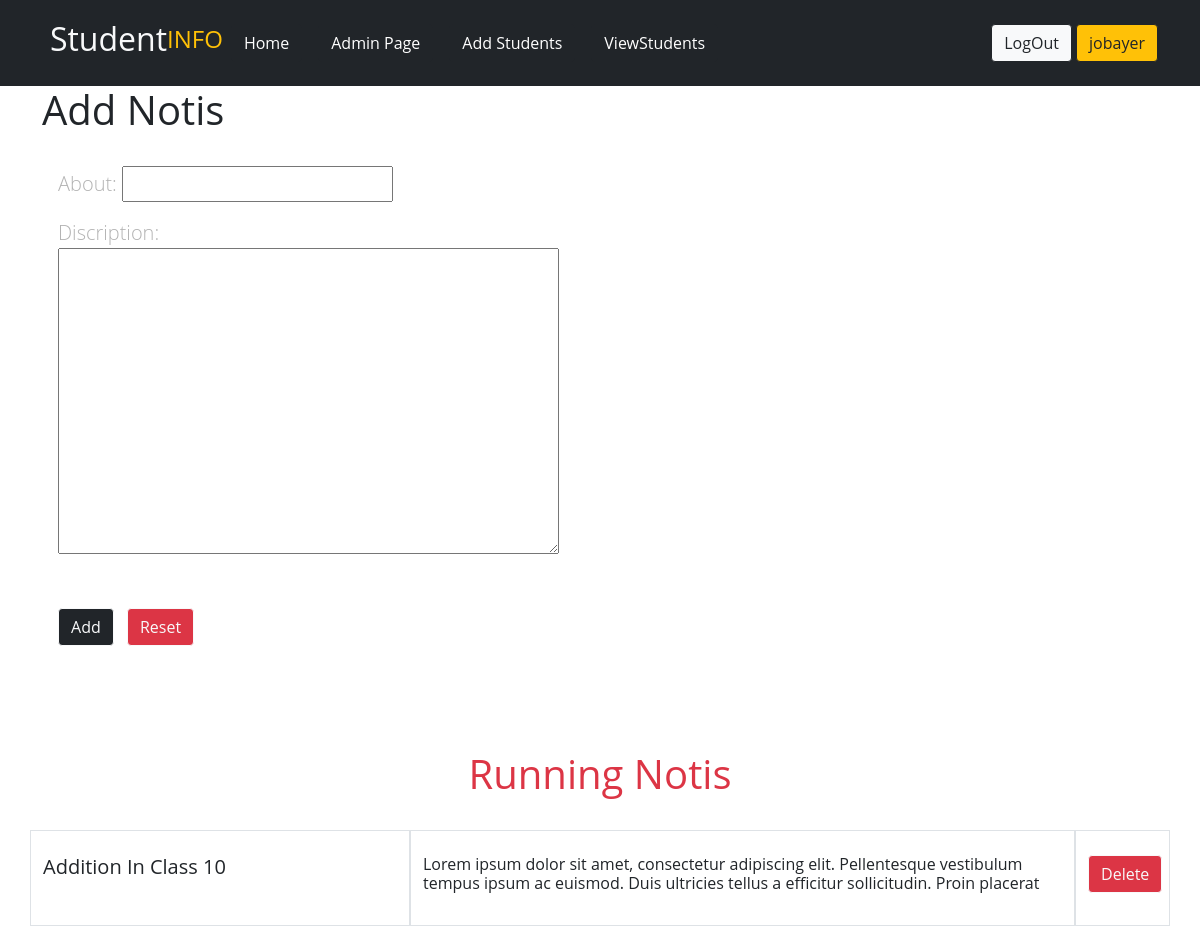
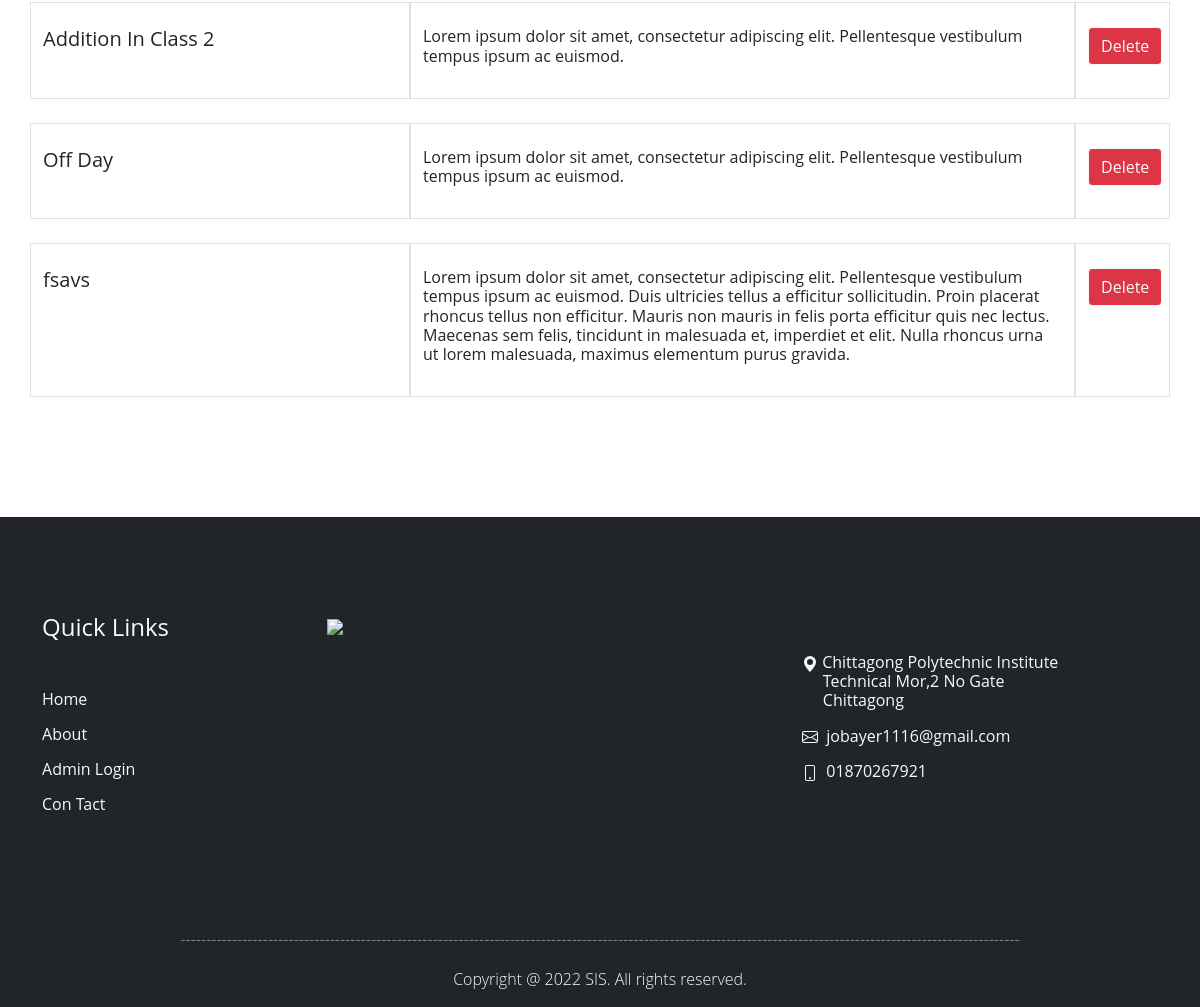
Screenshot of /Add_notis (signed in) with the database file from the repository (2 pictures, top to bottom).
### StudentApp/models.py (models this page shows)
class Notis(models.Model):
    Id = models.AutoField(primary_key=True)
    About = models.CharField(max_length=50)
    Discription = models.TextField(max_length=2000)
    class Meta:
        db_table = 'Notis'

### StudentApp/views.py (the view)
# urls.py: path('Add_notis',views.Add_notis),
def Add_notis(request):
    form = NotisForm
    data = Notis.objects.all()
    Userdata = User.objects.get(id=request.session['id'])
    if request.method == 'POST':
        data = NotisForm(request.POST, request.FILES)
        data.save()
    return render(request,'Add_notis.html',{'form': form,'data':data,'Userdata':Userdata})

### StudentApp/templates/Add_notis.html (shortened to what this page needs)
<!DOCTYPE html>
<html lang="en">
<head>
    {% load static %}
    <link href="{% static 'css/bootstrap.min.css' %}" rel="stylesheet">
    <link href="{% static 'css/style.css' %}" rel="stylesheet">
</head>
<body>
<header class="p-3 bg-dark text-white">
    <div class="container " >
      <div class="d-flex flex-wrap align-items-center justify-content-center justify-content-lg-start">
        <a href="/" class="d-flex align-items-center mb-2 mb-lg-0 text-white text-decoration-none">
          <svg class="bi me-md-2" width="0" height="0" role="img" aria-label="Bootstrap">
              <h2 class="text text-light">Student</h2><h4 class="text text-warning">INFO</h4>
          </svg>
        </a>
        <ul class="nav col-12 col-lg-auto me-lg-auto mb-0 justify-content-center mb-md-0" style="text-align: center">
          <li><a href="/" class="nav-link px-2 text-light"><button class="btn btn-dark">Home</button></a></li>
          <li><a href="/Admin_Page" class="nav-link px-2 text-white"><button class="btn btn-dark">Admin Page</button></a></li>
          <li><a href="/Add_Students" class="nav-link px-2 text-white"><button class="btn btn-dark">Add Students</button></a></li>
            <li><a href="/View_Students" class="nav-link px-2 text-white"><button class="btn btn-dark">ViewStudents</button></a></li>
        </ul>
        <div class="text-end">
            <a href="/logout"><button type="button" class="btn btn-outline-dark btn-light">LogOut</button></a>
          <a href="/User_pro"><button type="button" class="btn btn-outline-dark btn-warning">{{ Userdata.username }}</button></a>
        </div>
      </div>
    </div>
</header>
<div class="container">
    <div class="row">
        <div class="col-md-6">
            <h1 class="">Add Notis</h1>
            <form action="" method="POST" enctype="multipart/form-data" class="form-control-lg ">
             <p>{{ form.as_p }}</p><br>
              <button class="btn btn-outline-light me-2 btn-dark" value="Save" type="submit">Add</button>
              <button class="btn btn-outline-light me-2 btn-danger" value="reset" type="reset">Reset</button>
            </form>
        </div>
    </div>
</div>
<br>
    <br>
    <br>
    <br>
<div class="container">
    <div class="row">
        <div class="col-md-12">
            <center><h1 class="text-danger">Running Notis</h1></center><br>
        </div>
    </div>
{% for i in data %}
    <div class="row">
        <div class="col-md-4 border "><br>
                <h5>{{ i.About }}</h5><br>
        </div>
        <div class="col-md-7 border "><br>
                <h6>{{ i.Discription }}</h6><br>
        </div>
        <div class="col-md-1 border"><br>
                  <a href="/del_notis/{{ i.Id }}">
                <button type="submit" value="Delete" class="btn btn-outline-light btn-danger align-content-center" >Delete</button>
            </a>
        </div>
    </div>
<br>
{% endfor %}
</div>
<br>
    <br>
    <br>
    <br>
<footer>
<div class="bg-dark" >
    <br><br> <br><br>
    <div class="container" >
        <div class="row">
            <div class="col-md-3">
                <h4 class="text-light">Quick Links</h4>
                <br>
                <a href="/"><p ><h6 class="text-light">Home</h6></p></a>
                <a href="/About_Us"><p ><h6 class="text-light">About</h6></p></a>
                <a href="/login"><p > <h6 class="text-light">Admin Login</h6></p></a>
                <a href="/Contact_Us"><p > <h6 class="text-light">Con Tact</h6></p></a>
            </div>
            <div class="col-md-5" >
                <img src="{% static 'img/img3.png' %}" width="80%">
            </div>
            <div class="col-md-4">
                <br>
                <p><h6 class="text-light"><svg width="16" height="16" fill="currentColor" class="bi bi-geo-alt-fill" viewBox="0 0 16 16">
  <path d="M8 16s6-5.686 6-10A6 6 0 0 0 2 6c0 4.314 6 10 6 10zm0-7a3 3 0 1 1 0-6 3 3 0 0 1 0 6z"/>
</svg>&nbsp;Chittagong Polytechnic Institute<br>&nbsp;&nbsp;&nbsp;&nbsp;&nbsp;Technical Mor,2 No Gate<br>&nbsp;&nbsp;&nbsp;&nbsp;&nbsp;Chittagong</h6></p>
                <p><h6 class="text-light">&nbsp;&nbsp;jobayer1116@gmail.com</h6></p>
                <p><h6 class="text-light"><svg width="16" height="16" fill="currentColor" class="bi bi-phone" viewBox="0 0 16 16">
  <path d="M11 1a1 1 0 0 1 1 1v12a1 1 0 0 1-1 1H5a1 1 0 0 1-1-1V2a1 1 0 0 1 1-1h6zM5 0a2 2 0 0 0-2 2v12a2 2 0 0 0 2 2h6a2 2 0 0 0 2-2V2a2 2 0 0 0-2-2H5z"/>
  <path d="M8 14a1 1 0 1 0 0-2 1 1 0 0 0 0 2z"/>
</svg>&nbsp;&nbsp;01870267921</h6></p>
            </div>
        </div>
    </div>
    <br><br> <br><br>
    <div class="row">
        <p style="text-align: center">-------------------------------------------------------------------------------------------------------------------------------------------------------------------</p>
    </div>
    <div class="row">
        <p class="text-light bi bi-geo-alt-fill" style="text-align: center">
  Copyright @ 2022 SIS. All rights reserved.</p>
    </div>
</div>
</footer>
</body>
</html>

### StudentApp/static/css/style.css (style rules this page uses)
body { font-family: "Open Sans", -apple-system, BlinkMacSystemFont, "Segoe UI", Roboto, "Helvetica Neue", Arial, "Noto Sans", sans-serif, "Apple Color Emoji", "Segoe UI Emoji", "Segoe UI Symbol", "Noto Color Emoji"; background-color: #fff; height: 200vh; position: relative; }
body:before { content: ""; position: absolute; top: 0; left: 0; right: 0; bottom: 0; background: rgba(0, 0, 0, 0.5); -webkit-transition: .3s all ease; -o-transition: .3s all ease; transition: .3s all ease; opacity: 0; visibility: hidden; z-index: 1; }
p { color: #b3b3b3; font-weight: 300; }
h1, h2, h3, h4, h5, h6, .h1, .h2, .h3, .h4, .h5, .h6 { font-family: "Open Sans", -apple-system, BlinkMacSystemFont, "Segoe UI", Roboto, "Helvetica Neue", Arial, "Noto Sans", sans-serif, "Apple Color Emoji", "Segoe UI Emoji", "Segoe UI Symbol", "Noto Color Emoji"; }
a { -webkit-transition: .3s all ease; -o-transition: .3s all ease; transition: .3s all ease; }
a, a:hover { text-decoration: none !important; }

### rows the page displays
Notis: About "Addition In Class 10", Discription "Lorem ipsum dolor sit amet, consectetur adipiscing elit. Pellentesque vestibulum tempus ipsum ac euismod. Duis ultricies tellus a efficitur sollicitudin. Proin placerat"
Notis: About "Addition In Class 2", Discription "Lorem ipsum dolor sit amet, consectetur adipiscing elit. Pellentesque vestibulum tempus ipsum ac euismod."
Notis: About "Off Day", Discription "Lorem ipsum dolor sit amet, consectetur adipiscing elit. Pellentesque vestibulum tempus ipsum ac euismod."
Notis: About "fsavs", Discription "Lorem ipsum dolor sit amet, consectetur adipiscing elit. Pellentesque vestibulum tempus ipsum ac euismod. Duis ultricies tellus a efficitur sollicitudin. Proin placerat rhoncus tellus non efficitur. Mauris non mauris in felis porta efficitur quis nec lectus. Maecenas sem felis, tincidunt in malesuada et, imperdiet et elit. Nulla rhoncus urna ut lorem malesuada, maximus elementum purus gravida."

### other values shown
{{ Userdata.username }} "jobayer"
